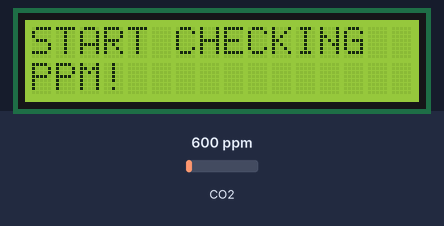
This sketch was run on a simulated Arduino Uno, built with avr-gcc and run on an emulated ATmega328P. Shown: 16×2 character LCD. The test bench sets the inputs (shaded band); at power-on: CO2 600 ppm. What the sketch prints to the serial monitor is not drawn.

Above: at 1.1 s.
At 4.2 s:
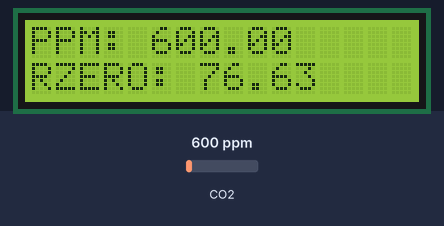
4.3 s: CO2 set to 452 ppm
At 6.4 s:
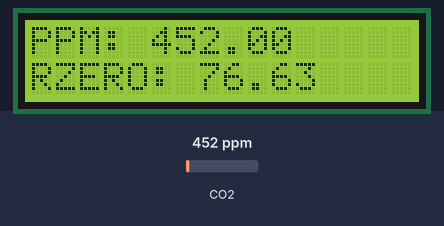
6.7 s: CO2 set to 1050 ppm
At 8.4 s:
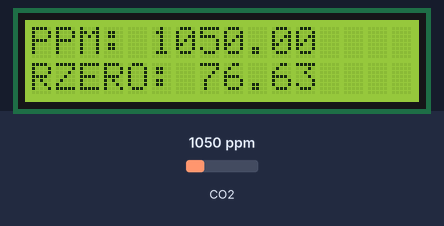
8.7 s: CO2 set to 1700 ppm
At 10.6 s:
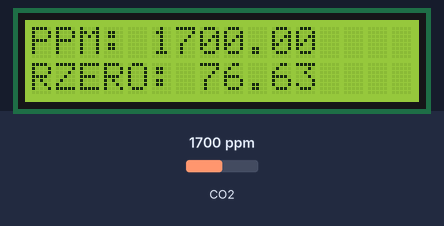
Timing chart, 0 to 12.1 s (numbered marks = the images above; inputs shaded):
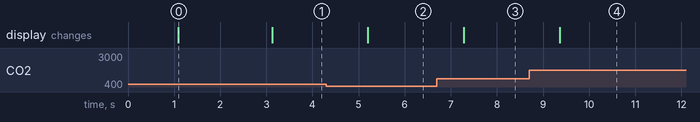

Measured:
- after the input at 4.3 s, the display: changes after 0.90 s (image 2)
- after the input at 6.7 s, the display: changes after 0.58 s (image 3)
- after the input at 8.7 s, the display: changes after 0.66 s (image 4)
- what the display in image 0 shows lasts 2.0 s, from 1.1 s to 3.1 s

The sketch:

sketch_clear_air.ino
```cpp
#include <Time.h>
#include <TimeAlarms.h>
#include "MQ135.h"
#include <Wire.h>
#include <LiquidCrystal_I2C.h>

LiquidCrystal_I2C lcd(0x27, 16, 2);

void setup () {
  Serial.begin (9600);
  setTime(1, 29, 0, 31, 3, 19); // set time to Saturday 8:29:00am Jan 1 2011
  lcd.begin();
  lcd.backlight();
  lcd.home();
  delay(1000);
  lcd.print("START CHECKING ");
  lcd.setCursor(0, 1);
  lcd.print("PPM!");
  Serial.println("rzero,ppm,time");
  delay(1000);
  lcd.home();
  delay(1000);
}

void loop() {
  MQ135 gasSensor = MQ135(A0); // Attach sensor to pin A0
  float rzero = gasSensor.getRZero();
  float ppm = gasSensor.getPPM();
  Serial.print(rzero);
  Serial.print(",");
  Serial.print(ppm);
  Serial.print(",");
  printD();
  Serial.println();

  lcd.home();
  lcd.print("PPM: ");
  lcd.print(ppm);
  lcd.print("      ");

  lcd.setCursor(0,1);
  lcd.print("RZERO: ");
  lcd.print(rzero);

  delay(1000);

}
// 2196 -work

void digitalClockDisplay()
{
  // digital clock display of the time
  Serial.print(year());
  printDigits(month());
  printDigits(day());
  printDigits(hour());
  printDigits(minute());
  printDigits(second());
  Serial.println();
}
void printDigits(int digits)
  {
  Serial.print(":");
  if (digits < 10)
    Serial.print('0');
  Serial.print(digits);
}

void printD() {
  String oss = String(year());
  oss += "-";
  oss += rs(month());
  oss += "-";
  oss += rs(day());
  oss += " ";
  oss += rs(hour());
  oss += ":";
  oss += rs(minute());
  oss += ":";
  oss += rs(second());
  Serial.print(oss);
}
String rs(int digits) {
  String s = String(digits);
  if (digits < 10)
    s = "0" + String(digits);
  return s;
}
```
